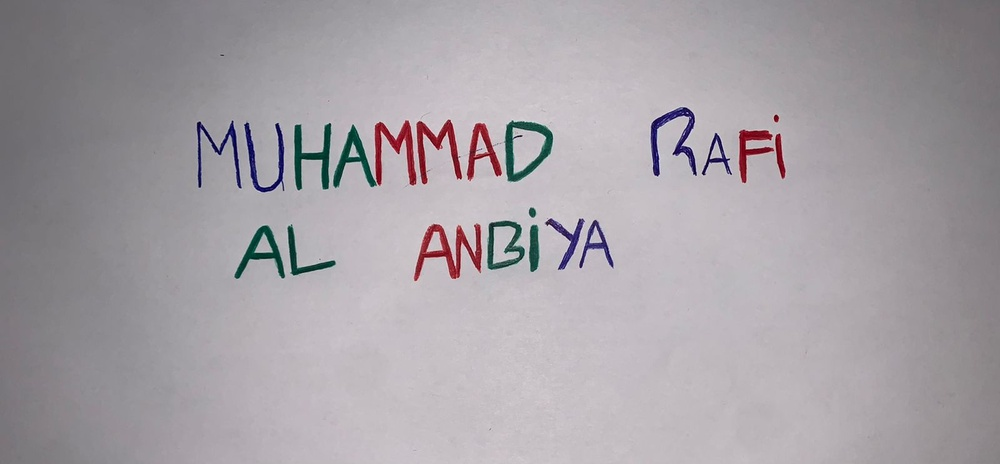
#> input picture Muhammad Rafi Al Anbiya/AL.jpeg, 1000 x 464 px, shrunk from 1600 x 742 before the run
$ jupyter execute 'PCD UTS AL .ipynb'
#> lines starting #> are read from the running program, lines starting #| are printed output that depends on the picture; after the words box and inside, x2 and y2 are one past the last pixel; in counts of white or black regions, pixels touching at a corner belong together
## Import Library

[cell 1]
import cv2
import matplotlib.pyplot as plt
import numpy as np

## Membaca Data Gambar

[cell 2]
img = cv2.imread("AL.jpeg")
#> img is the input picture: shape (464, 1000, 3); mean B, G, R 165.4, 160.2, 165.6

[cell 3]
rgb = cv2.cvtColor(img, cv2.COLOR_BGR2RGB)

[cell 4]
plt.imshow(rgb)

[cell 5]
(baris, kolom)= rgb.shape[:2]
#> baris = 464; kolom = 1000

beta = 30 #bias untuk kecerahan
citra_cerah = np.zeros((baris, kolom, 3)) #np zeros = mengubah semua elemen array menjadi 0

for x in range(baris) :
    for y in range(kolom) :
        gyx = rgb[x,y] + beta
        citra_cerah[x,y] = gyx
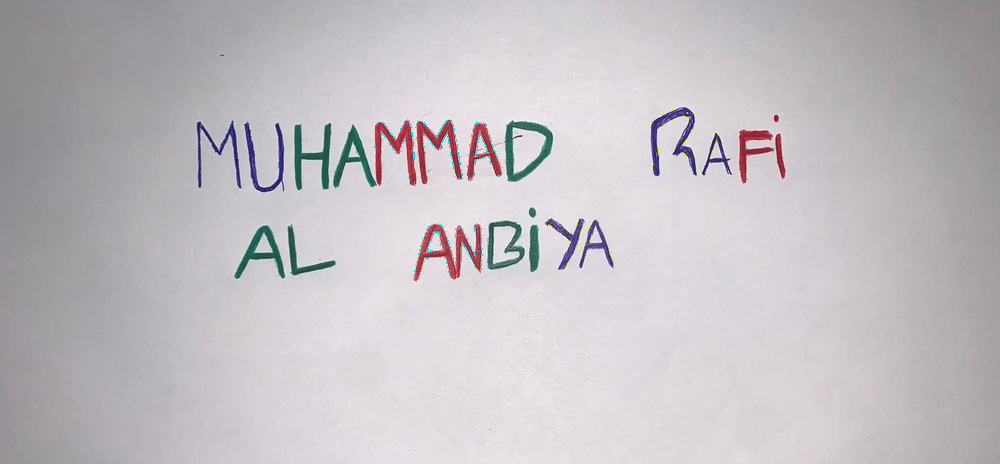
#> citra_cerah: shape (464, 1000, 3) float64; mean R, G, B 195.3, 190.2, 195.3
citra_cerah = citra_cerah.astype(np.uint8)

fig, axs = plt.subplots(2,2, figsize=(15,5))
axs[0,0].imshow(rgb)
axs[0,1].hist(img.ravel(),256,[0,256])
axs[1,0].imshow(citra_cerah)
axs[1,1].hist(citra_cerah.ravel(),256,[0,256])
plt.show()
#> figure, not shown here; panel 2: tallest bar 39509 high, from x = 194 to 195; panel 4: tallest bar 39509 high, from x = 224 to 225

[cell 6]
# 2. Convert to Grayscale
gray = cv2.cvtColor(img, cv2.COLOR_BGR2GRAY)

# 3. Adjust Contrast and Brightness
alpha = 1.5  # kontras
beta = 30    # kecerahan
adjusted = cv2.convertScaleAbs(img, alpha=alpha, beta=beta)
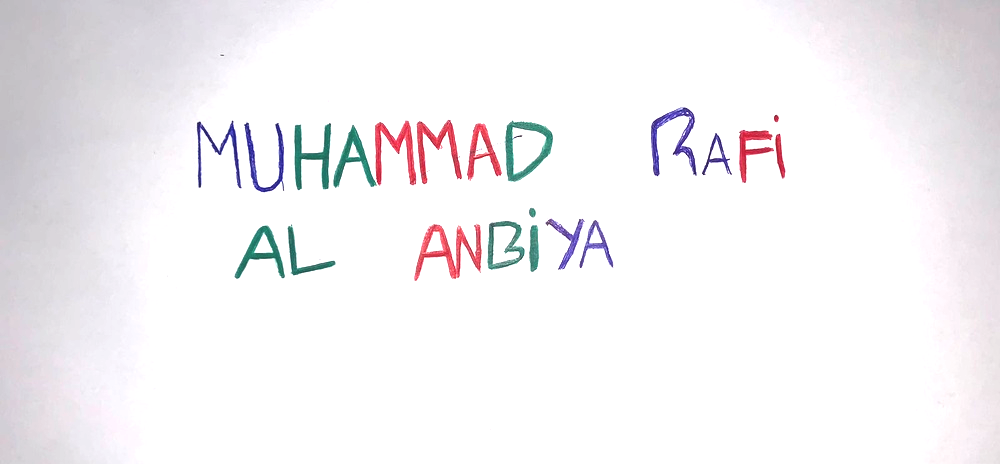
#> adjusted: shape (464, 1000, 3); mean B, G, R 244, 241.5, 243.7

# 4. Display Results
plt.figure(figsize=(10, 5))
plt.subplot(1, 2, 1)
plt.title('Original Image')
plt.imshow(cv2.cvtColor(img, cv2.COLOR_BGR2RGB))
plt.axis('off')

plt.subplot(1, 2, 2)
plt.title('Brightened Image')
plt.imshow(cv2.cvtColor(adjusted, cv2.COLOR_BGR2RGB))
plt.axis('off')

plt.show()
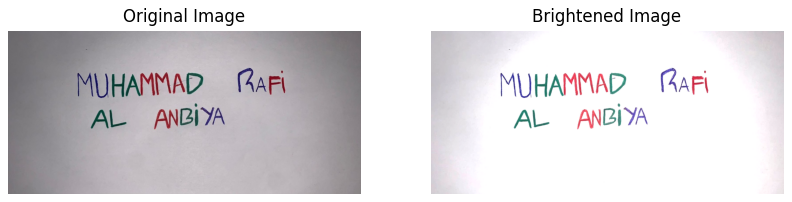
#> figure drawn by matplotlib, 2 panels

## Mendeteksi RGB

[cell 7]
plt.subplot(2, 2, 1)
plt.imshow(cv2.cvtColor(adjusted, cv2.COLOR_BGR2RGB))
plt.title('Original Image')

# Display the red channel
plt.subplot(2, 2, 2)
plt.imshow(cv2.cvtColor(adjusted, cv2.COLOR_BGR2RGB)[:,:,0], cmap="gray")
plt.title('Red')

# Display the green channel
plt.subplot(2, 2, 3)
plt.imshow(cv2.cvtColor(adjusted, cv2.COLOR_BGR2RGB)[:,:,1], cmap="gray")
plt.title('Green')

# Display the blue channel
plt.subplot(2, 2, 4)
plt.imshow(cv2.cvtColor(adjusted, cv2.COLOR_BGR2RGB)[:,:,2], cmap="gray")
plt.title('Blue')

plt.show()
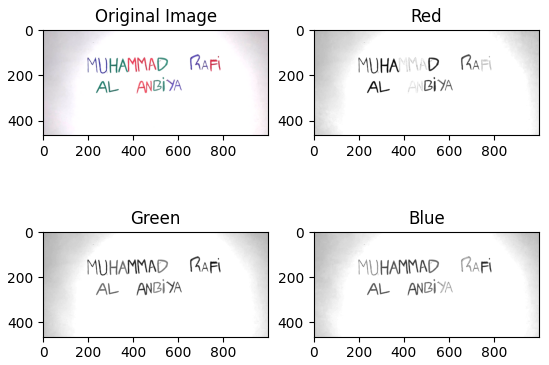
#> figure drawn by matplotlib, 4 panels

[cell 8]
merah=citra_cerah[:,:,0] #Merah
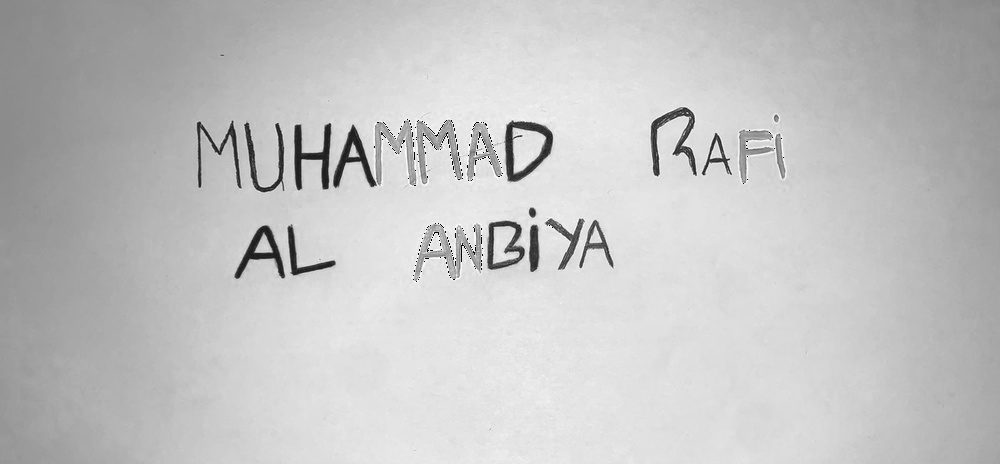
#> merah: shape (464, 1000); min 0, max 255, mean 195.3
fig, axs = plt.subplots(1,2, figsize = (15,5))
hist = cv2.calcHist([merah],[0],None,[256],[0,256])
#> hist = 256 values, max 15322 at index 227, min 0 at index 26, mean 1812.5
axs[0].imshow(merah, cmap='gray')
axs[1].plot(hist)
plt.show()
#> figure, not shown here; panel 2: curve peaks at x = 227, y = 15322

[cell 9]
hijau=citra_cerah[:,:,1] #hijau
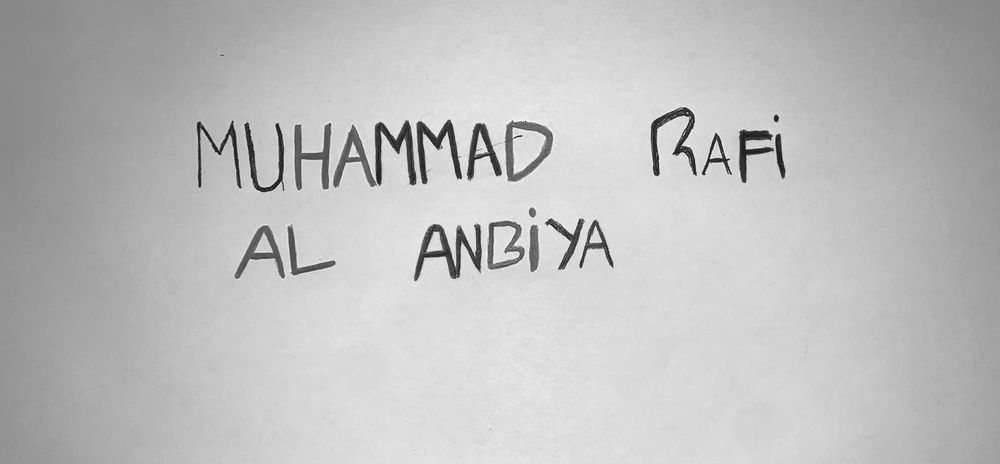
#> hijau: shape (464, 1000); min 5, max 255, mean 190.2
fig, axs = plt.subplots(1,2, figsize = (15,5))
hist = cv2.calcHist([hijau],[0],None,[256],[0,256])
#> hist = 256 values, max 14567 at index 221, min 0 at index 0, mean 1812.5
axs[0].imshow(hijau, cmap='gray')
axs[1].plot(hist)
plt.show()
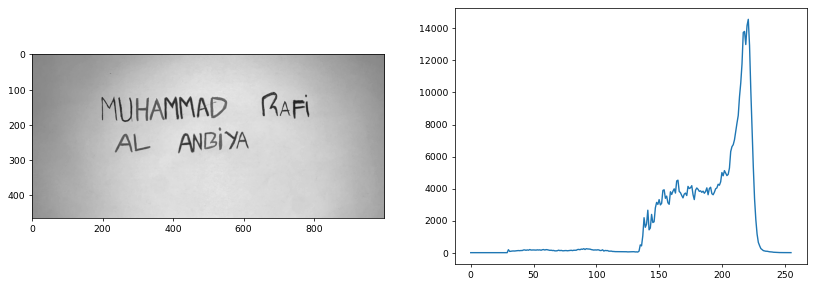
#> figure drawn by matplotlib, 2 panels; panel 2: curve peaks at x = 221, y = 14567

[cell 10]
biru=citra_cerah[:,:,2] #biru
fig, axs = plt.subplots(1,2, figsize = (15,5))
hist = cv2.calcHist([biru],[0],None,[256],[0,256])
#> hist = 256 values, max 17924 at index 225, min 0 at index 20, mean 1812.5
axs[0].imshow(biru, cmap='gray')
axs[1].plot(hist)
plt.show()
#> figure, not shown here; panel 2: curve peaks at x = 225, y = 17924

## Ambang Batasnyaa

[cell 11]
import cv2
import numpy as np
import matplotlib.pyplot as plt

# Baca gambar
img = cv2.imread('AL.jpeg')
# Convert citra ke grayscale
gray = cv2.cvtColor(img, cv2.COLOR_RGB2GRAY)

# Inisialisasi subplot
fig, axs = plt.subplots(2, 2, figsize=(10,10))

# Ambang batas untuk mendapatkan citra biner (none)
(thresh, binary1) = cv2.threshold(gray, 0, 255, cv2.THRESH_BINARY)
#> binary1: shape (464, 1000); every value is 255
axs[0,0].imshow(binary1, cmap = 'gray')
axs[0,0].set_title('NONE')

# Convert citra ke HSV
image_hsv = cv2.cvtColor(img, cv2.COLOR_BGR2HSV)
#> image_hsv: shape (464, 1000, 3); mean H, S, V 147.9, 14.4, 167.5

# Definisikan range warna biru dalam HSV
blue_lower = np.array([100, 50, 50])
blue_upper = np.array([140, 255, 255])

# Membuat mask untuk warna biru
mask_blue = cv2.inRange(image_hsv, blue_lower, blue_upper)
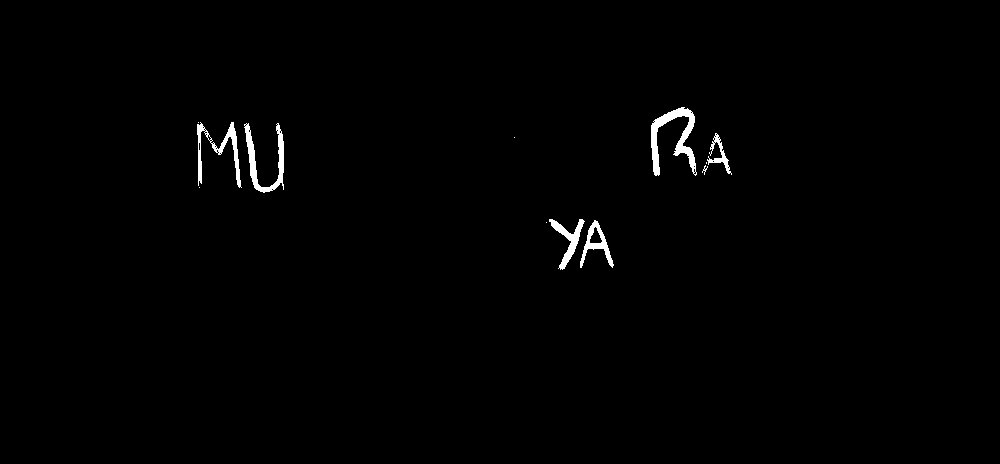
#> mask_blue: shape (464, 1000); 0.84% white; 12 white regions (5 under 20 px), largest, box (x1, y1, x2, y2) and area: (651, 107, 697, 176) 1098, (244, 123, 284, 193) 815, (197, 122, 242, 188) 686
axs[0,1].imshow(mask_blue, cmap='gray')
axs[0,1].set_title('BLUE')

# Ambang batas untuk mendapatkan citra biner (red-blue)
(thresh, binary3) = cv2.threshold(gray, 42, 255, cv2.THRESH_BINARY)
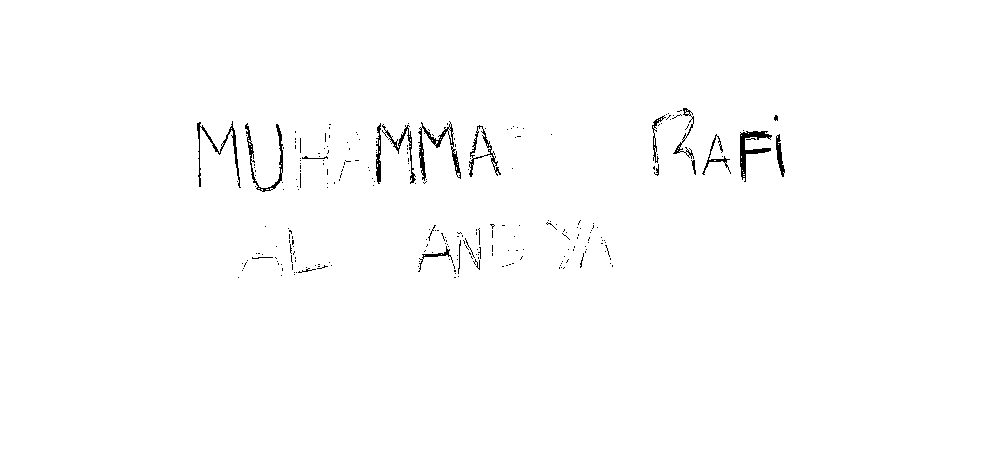
#> binary3: shape (464, 1000); 99.1% white; black in thin lines or dots, all inside (x1, y1, x2, y2) = (197, 108, 785, 278)
axs[1,0].imshow(binary3, cmap = 'binary')
axs[1,0].set_title('RED-BLUE')

# Ambang batas untuk mendapatkan citra biner (red-green-blue)
(thresh, binary4) = cv2.threshold(gray, 80, 255, cv2.THRESH_BINARY)
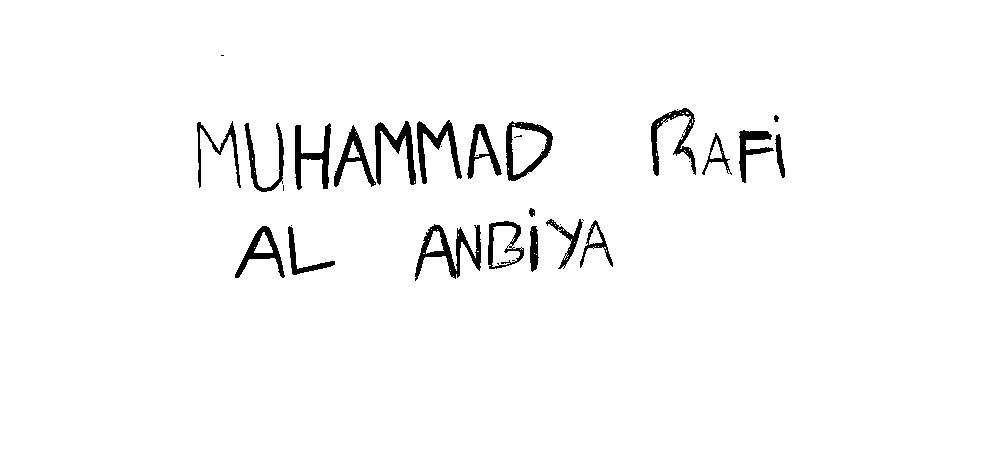
#> binary4: shape (464, 1000); 97.3% white; 32 black regions (11 under 20 px), largest, box (x1, y1, x2, y2) and area: (415, 224, 481, 281) 1231, (375, 121, 416, 185) 968, (506, 121, 553, 181) 919
axs[1,1].imshow(binary4, cmap = 'binary')
axs[1,1].set_title('RED-GREEN-BLUE')

plt.show()
